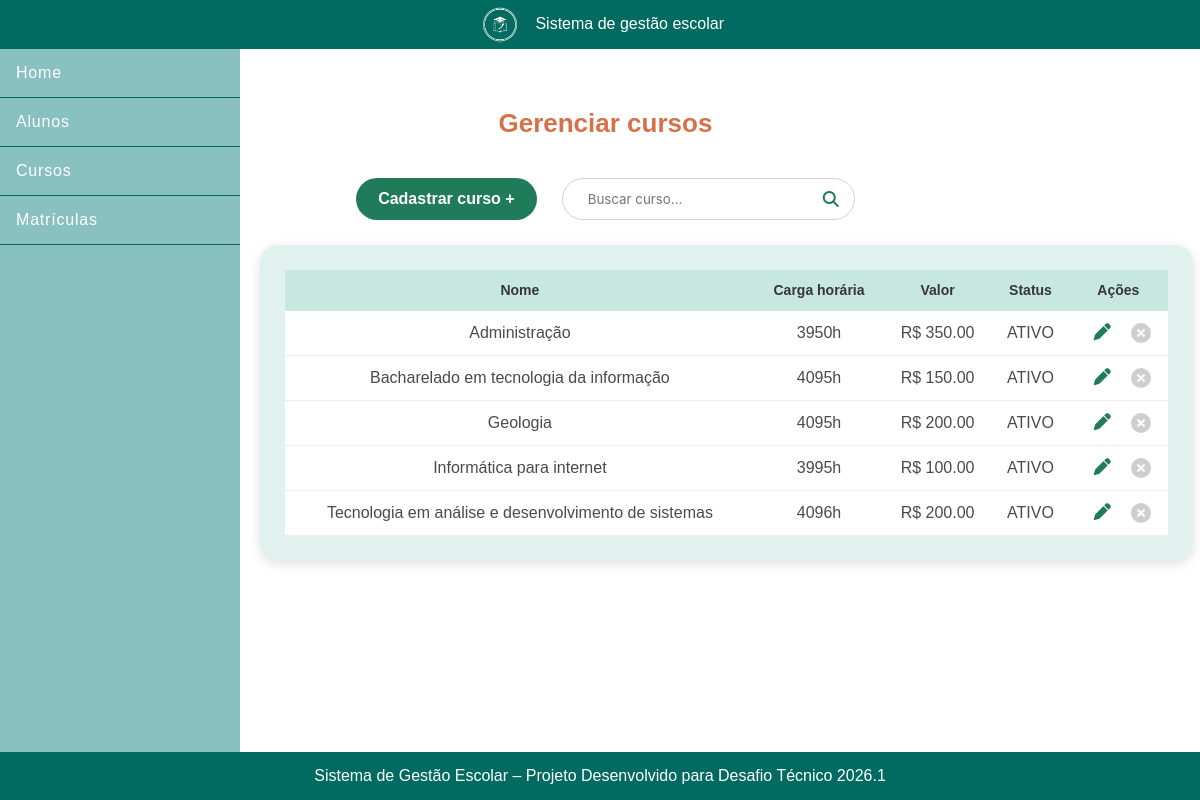
The page /cursos/ on the database as committed earlier.
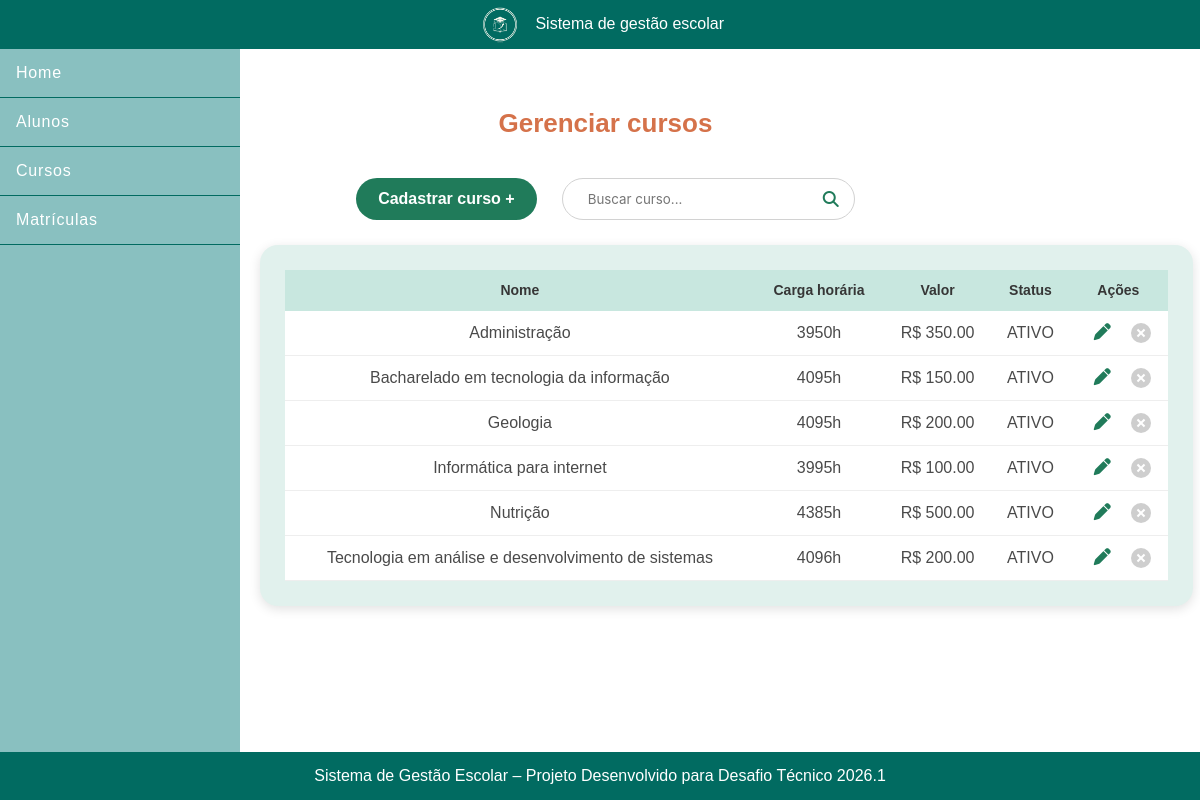
The same page on the database as committed later.
### escola/models.py (models this page shows, shortened)
class Curso(models.Model):
    nome = models.CharField(max_length=100)
    carga_horaria = models.IntegerField()
    valor_inscricao = models.DecimalField(max_digits=8, decimal_places=2)
    status = models.CharField(max_length=20,choices=[('ATIVO','Ativo'),('INATIVO','Inativo')],default='ATIVO')

### escola/views.py (the view)
# urls.py: path('cursos/', CursoList.as_view(), name='listar-cursos'),
def cursos(request):
    busca = request.GET.get("q", "")
    if busca:
        cursos = CursoService.listar_cursos_filtrados(busca)
    else:
        cursos = CursoService.listar_cursos()
    return render(request, "escola/cursos.html", {"cursos": cursos})

### escola/services/cursoservices.py (called while the page is built)
    @staticmethod
    def listar_cursos():
        return Curso.objects.order_by('nome')

### escola/templates/escola/cursos.html
{% extends 'escola/base.html' %}
{% load static %}
{% block content %}
<section class="cursos-container">
    <h1>Gerenciar cursos</h1>
    <div class="cursos-top-bar">
        <a class="btn-cadastrar" href="{% url 'cadastrar_curso' %}">
            Cadastrar curso +
        </a>
        <form method="GET" class="search-box">
            <input type="text" name="q" placeholder="Buscar curso..." value="{{ request.GET.q }}">
            <button type="submit"><i class="fa-solid fa-search"></i></button>
        </form>
    </div>
    <div class="cursos-card">
        <table>
            <thead>
                <tr>
                    <th>Nome</th>
                    <th>Carga horária</th>
                    <th>Valor</th>
                    <th>Status</th>
                    <th class="center">Ações</th>
                </tr>
            </thead>
            <tbody>
                {% for curso in cursos %}
                <tr>
                    <td>{{ curso.nome }}</td>
                    <td>{{ curso.carga_horaria }}h</td>
                    <td>R$ {{ curso.valor_inscricao }}</td>
                    <td>{{ curso.status }}</td>
                    <td class="center actions">
                        <a href="{% url 'editar_curso' curso.id %}" class="edit">
                            <i class="fa-solid fa-pen"></i>
                        </a>
                        <a href="{% url 'deletar_curso' curso.id %}" class="delete">
                        </a>
                    </td>
                </tr>
                {% empty %}
                <tr>
                    <td colspan="5" class="center">Nenhum curso encontrado.</td>
                </tr>
                {% endfor %}
            </tbody>
        </table>
    </div>
</section>
{% endblock %}

Rows that differ between the two databases and show on the page:
added Curso: nome "Nutrição", carga_horaria "4385", valor_inscricao "500.00", status "ATIVO"
